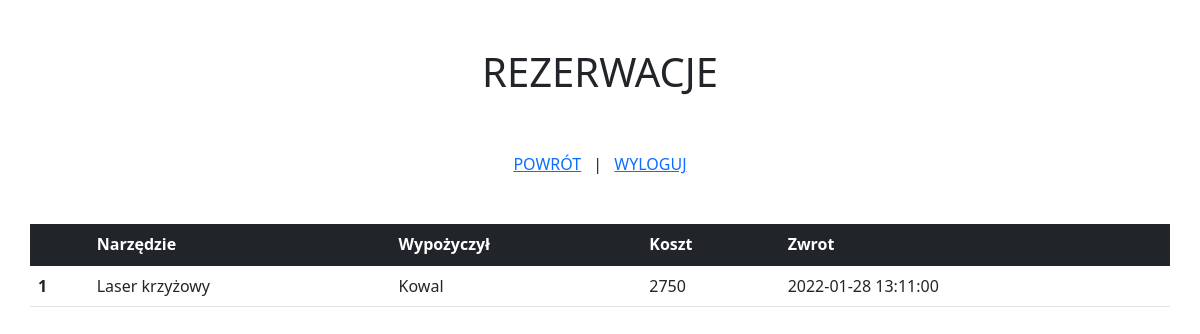
The app's page /rental/admin/dashboard.php (signed in) with its own data.
### tables this page shows
CREATE TABLE `reservations` (
  `id` int(11) NOT NULL,
  `client_id` int(11) NOT NULL,
  `tool_id` int(11) NOT NULL,
  `from_date` datetime NOT NULL,
  `to_date` datetime NOT NULL,
  `cost` float NOT NULL
);

CREATE TABLE `tools` (
  `id` int(11) NOT NULL,
  `name` varchar(200) NOT NULL,
  `price` float NOT NULL,
  `photo_url` varchar(250) NOT NULL,
  `available` tinyint(1) NOT NULL
);

CREATE TABLE `clients` (
  `id` int(11) NOT NULL,
  `name` varchar(100) NOT NULL,
  `surname` varchar(150) NOT NULL,
  `phone` varchar(9) NOT NULL
);

### rental/functions.php (called while the page is built, shortened)
<?php
    require('admin/sql_connect.php');
   function generate_dashboard() {
    global $mysqli;
    $sql = "SELECT tools.name, clients.surname, reservations.cost, reservations.to_date FROM reservations INNER JOIN tools ON reservations.tool_id = tools.id INNER JOIN clients ON clients.id = reservations.client_id";
    $result = $mysqli -> query($sql);
    $rows = $result -> fetch_all(MYSQLI_ASSOC);
    return $rows;
}
?>

### rental/admin/dashboard.php (the view, shortened to what this page needs)
<?php
require('../functions.php');
?>
<!doctype html>
<html lang="pl">
<head>
    <link href="https://cdn.jsdelivr.net/npm/bootstrap@5.1.3/dist/css/bootstrap.min.css" rel="stylesheet"
>
</head>
<body>
    <div class="col-12">
        <h1 class="text-center font-weight-bold p-5">REZERWACJE</h1>
        <div class="text-center">
            <a href="../index.php" class="m-2">POWRÓT</a> | <a href="logout.php" class="m-2">WYLOGUJ</a>
        </div>
    </div>
    <div class="container mt-5">
        <div class="row">
            <table class="table">
                <thead class="table-dark">
                    <tr>
                        <th scope="col">
                        </th>
                        <th scope="col">Narzędzie</th>
                        <th scope="col">Wypożyczył</th>
                        <th scope="col">Koszt</th>
                        <th scope="col">Zwrot</th>
                    </tr>
                </thead>
                <tbody>
                    <?php
                        $rows = generate_dashboard();
                        for($i=0;$i<count($rows);$i++){
                            echo '<tr>';
                            echo '<th scope="row">'.($i+1).'</th>';
                            echo '<td>'.$rows[$i]['name'].'</td>';
                            echo '<td>'.$rows[$i]['surname'].'</td>';
                            echo '<td>'.$rows[$i]['cost'].'</td>';
                            echo '<td>'.$rows[$i]['to_date'].'</td>';
                            echo '</tr>';
                        }
                    ?>
                </tbody>
            </table>
        </div>
    </div>
</body>
</html>

### records on screen
reservations: tool.name "Laser krzyżowy", client.surname "Kowal", cost "2750", to_date "2022-01-28 13:11:00"
